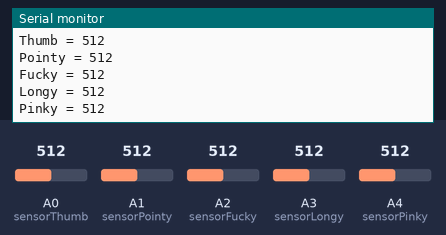
Bench run of a sketch on a simulated Arduino Uno, built with avr-gcc and run on an emulated ATmega328P. Parts: the last lines printed to the serial monitor. Inputs (shaded band) come from the test bench; at power-on: A0 (sensorThumb) = 512, A1 (sensorPointy) = 512, A2 (sensorFucky) = 512, A3 (sensorLongy) = 512, A4 (sensorPinky) = 512.

Above: at 2.3 s.
2.4 s: A0 (sensorThumb) set to 190
7.4 s: A1 (sensorPointy) set to 716
9.5 s: A2 (sensorFucky) set to 716
At 11.2 s:
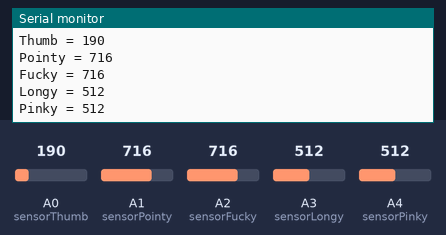
11.6 s: A0 (sensorThumb) set to 211
16.6 s: A3 (sensorLongy) set to 716
At 17.9 s:
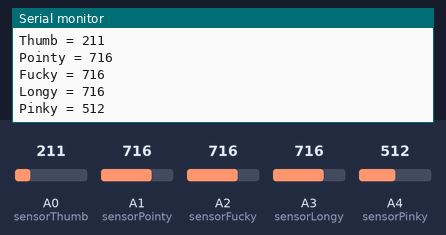
18.7 s: A4 (sensorPinky) set to 716
At 20.5 s:
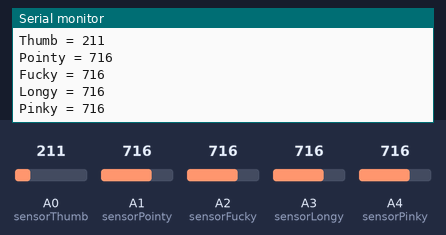
Timing chart, 0 to 21.8 s (numbered marks = the images above; inputs shaded):
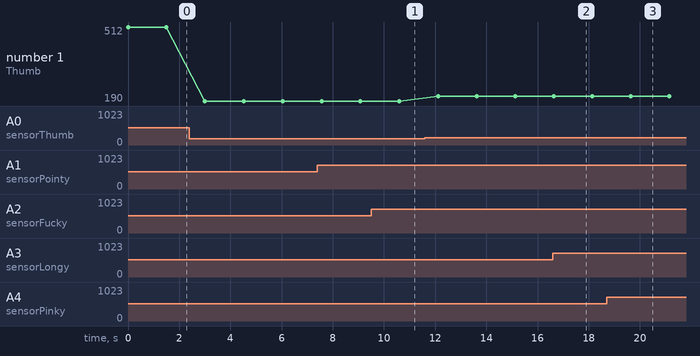

Measured:
- after the input at 9.5 s, the serial monitor: prints a new line after 1.1 s (image 1)
- after the input at 16.6 s, the serial monitor: prints a new line after 0.07 s (image 2)
- after the input at 18.7 s, the serial monitor: prints a new line after 0.99 s (image 3)
- plotted number 1: 512 → 190 after the input at 2.4 s, 190 → 211 after the input at 11.6 s

The sketch:

sensor.ino
```cpp
int sensorThumb = 0;
int sensorPointy = 1;
int sensorFucky = 2;
int sensorLongy = 3;
int sensorPinky = 4;

void setup() {
  // put your setup code here, to run once:
Serial.begin(9600);

}

void loop() {
  int rateThumb = analogRead(sensorThumb);
  int ratePointy = analogRead( sensorPointy);
  int rateFucky = analogRead( sensorFucky);
  int rateLongy = analogRead( sensorLongy);
  int ratePinky = analogRead( sensorPinky);

  Serial.print("Thumb = ");
 Serial.println(rateThumb);

 Serial.print("Pointy = ");
 Serial.println(ratePointy);

 Serial.print("Fucky = ");
 Serial.println(rateFucky);

 Serial.print("Longy = ");
 Serial.println(rateLongy);

 Serial.print("Pinky = ");
 Serial.println(ratePinky);
 delay(1500);

 Serial.println( );

 if (rateThumb <=200){
  //mix funtion skal være her
  Serial.println("mix funktion ");
 }
 if (ratePointy <=200){
  // tænd lys for pegefinger
 }
}
```
